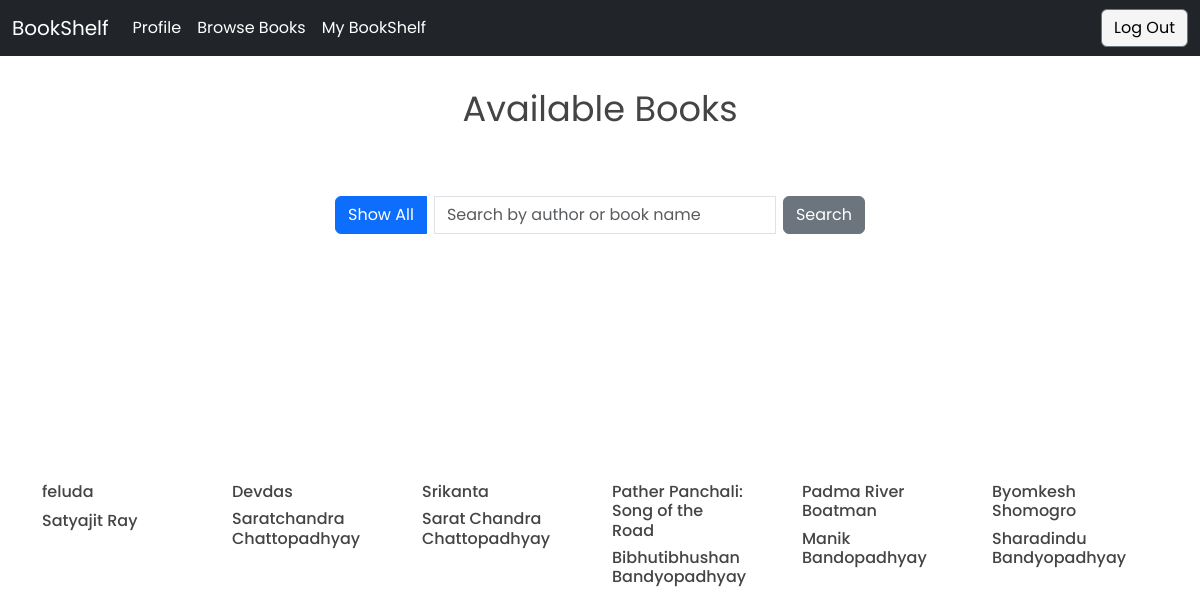
Page /userProfiles/customer/browseBooks/index.php on the committed database.
### tables this page shows
CREATE TABLE `book` (
  `ISBN` varchar(13) NOT NULL,
  `name` varchar(255) NOT NULL,
  `author` varchar(255) NOT NULL,
  `edition` varchar(3) NOT NULL,
  `publisher` varchar(255) NOT NULL,
  `image` varchar(100) NOT NULL
);

### userProfiles/customer/browseBooks/index.php (the view, shortened to what this page needs)
<?php
include '../../../Database/Config.php';
if(isset($_GET['search_query'])) {
    $searchQuery = $_GET['search_query'];
    $sql = "SELECT * FROM book WHERE author LIKE CONCAT('%', ?, '%') OR name LIKE CONCAT('%', ?, '%')";
    $stmt = mysqli_prepare($Conn, $sql);
    mysqli_stmt_bind_param($stmt, "ss", $searchQuery, $searchQuery);
    mysqli_stmt_execute($stmt);
    $result = mysqli_stmt_get_result($stmt);
} else {
    $sql = "SELECT * FROM book";
    $result = mysqli_query($Conn, $sql);
}
?>
<!DOCTYPE html>
<html>
<head>
    <link href="../../../boxicons-2.1.4/css/boxicons.min.css" rel="stylesheet" />
    <link href="../../../css/bootstrap.min.css" rel="stylesheet" />
    <link href="style.css" rel="stylesheet" />
</head>
<body>
    <?php
    require 'navbar.php';
    ?>
    <section class="section-products mt-5">
        <div class="container">
            <div class="row justify-content-center text-center">
                <div class="col-md-8 col-lg-6">
                    <div class="header">
                        <h2>Available Books</h2>
                    </div>
                </div>
            </div>
            <div class="row justify-content-center text-center mt-3 mb-5">
                <div class="col-md-8 col-lg-6">
                    <form action="<?php echo $_SERVER['PHP_SELF']; ?>" method="GET">
                        <div class="input-group">
                            <button class="btn btn-primary mx-2" type="submit">Show All</button>
                            <input type="text" class="form-control" name="search_query" placeholder="Search by author or book name" />
                            <div class="input-group-append">
                                <button class="btn btn-secondary mx-2" type="submit">Search</button>
                            </div>
                        </div>
                    </form>
                </div>
            </div>
            <div class="row">
                <?php
                if (mysqli_num_rows($result) > 0) {
                    while($row = mysqli_fetch_assoc($result)) {
                ?>
                <div class="col-xs-6 col-sm-6 col-md-4 col-lg-3 col-xl-2">
                    <div id="product-1" class="single-product fade-in-book">
                        <div class="part-1" style="background-image: url('../../../../images/<?php echo $row['image']; ?>');">
                        </div>
                        <div class="part-2">
                            <h3 class="product-title"><?php echo $row["name"] ?></h3>
                            <h4 class="product"><?php echo $row["author"] ?></h4><br>
                        </div>
                    </div>
                </div>
                <?php
                    }
                }
                else {
                    echo "<p>No books found</p>";
                }
                ?>
            </div>
        </div>
    </section>
</body>
</html>

### userProfiles/customer/browseBooks/style.css (style rules this page uses)
body { font-family: "Poppins", sans-serif; color: #444444; }
.section-products { padding: 40px 0 34px; }
.section-products .header { margin-bottom: 50px; }
.section-products .header h2 { font-size: 2.2rem; font-weight: 400; color: #444444; }
.section-products .single-product { margin-bottom: 26px; width:80%; }
.section-products .single-product .part-1 { position: relative; height: 180px; max-height: 180px; width: auto; max-width: 200px; margin-bottom: 20px; overflow: hidden; }
.section-products .single-product .part-1::before { position: absolute; content: ""; top: 0; left: 0; width: 100%; height: 100%; z-index: -1; transition: all 0.3s; }
.section-products #product-1 .part-1::before { background-size: cover !important; transition: all 0.3s !important; }
.single-product .part-1 { background-size: cover !important; transition: all 0.3s !important; cursor: pointer; }
.section-products .single-product .part-2 .product-title { font-size: 1rem; }
.section-products .single-product .part-2 h4 { display: inline-block; font-size: 1rem; }

### userProfiles/customer/browseBooks/index.php (style rules this page uses)
.fade-in-book { opacity: 0; transform: translateX(50px); transition: opacity 1s ease-in-out, transform 1s ease-in-out; }
.fade-in-book.fade-in { opacity: 1; transform: translateX(0); }

### rows in the picture
book: name "feluda", author "Satyajit Ray"
book: name "Devdas", author "Saratchandra Chattopadhyay"
book: name "Srikanta", author "Sarat Chandra Chattopadhyay"
book: name "Pather Panchali: Song of the Road", author "Bibhutibhushan Bandyopadhyay"
book: name "Padma River Boatman", author "Manik Bandopadhyay"
book: name "Byomkesh Shomogro", author "Sharadindu Bandyopadhyay"
